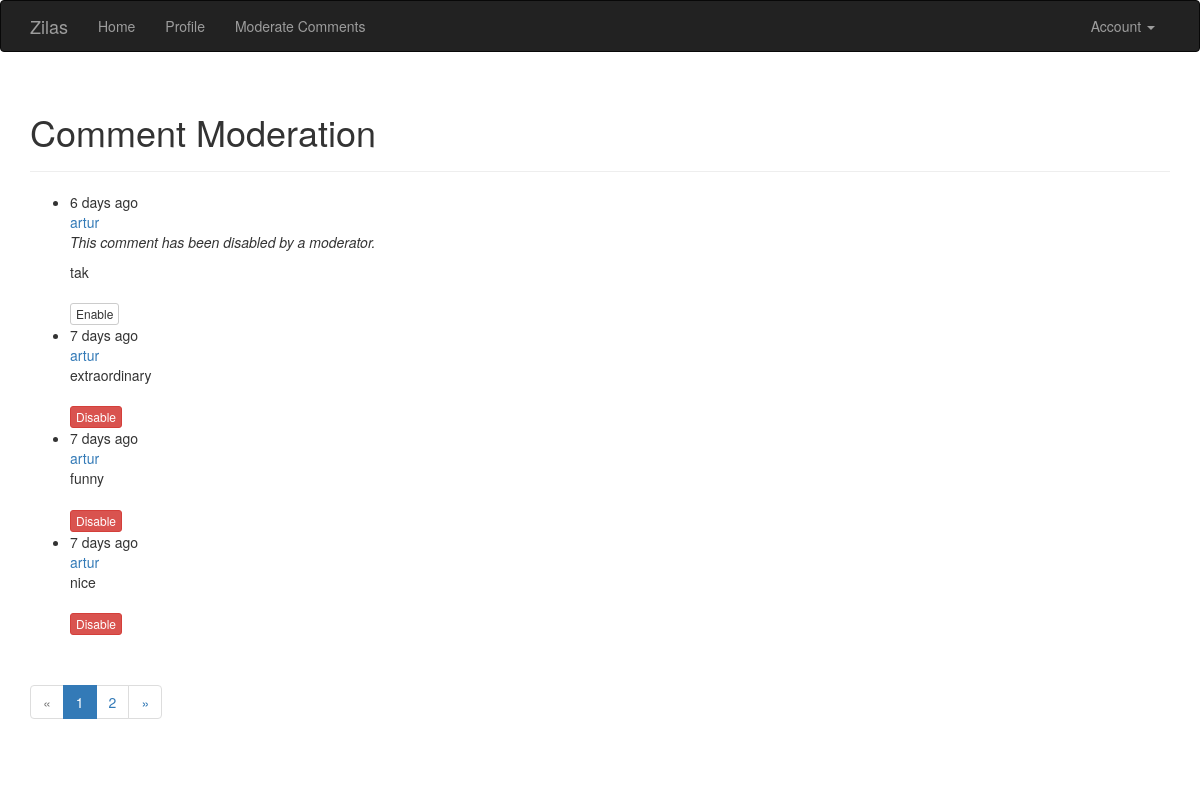
Screenshot of /moderate (signed in) with the database file from the repository.
### app/models/models.py (models this page shows, shortened)
class Comment(db.Model):
    __tablename__ = 'comments'
    id = db.Column(db.Integer, primary_key=True)
    body = db.Column(db.Text)
    body_html = db.Column(db.Text)
    timestamp = db.Column(db.DateTime, index=True, default=datetime.datetime.utcnow)
    disabled = db.Column(db.Boolean)
    author_id = db.Column(db.Integer, db.ForeignKey('users.id'))
    post_id = db.Column(db.Integer, db.ForeignKey('posts.id'))

class User(UserMixin, db.Model):
    __tablename__ = 'users'
    id = db.Column(db.Integer, primary_key=True)
    email = db.Column(db.String(64), unique=True, index=True)
    username = db.Column(db.String(64), unique=True, index=True)
    role_id = db.Column(db.Integer, db.ForeignKey('roles.id'))
    password_hash = db.Column(db.String(128))
    confirmed = db.Column(db.Boolean, default=False)
    name = db.Column(db.String(64))
    location = db.Column(db.String(64))
    about_me = db.Column(db.Text())
    member_since = db.Column(db.DateTime(), default=datetime.datetime.utcnow)
    last_seen = db.Column(db.DateTime(), default=datetime.datetime.utcnow)
    posts = db.relationship('Post', backref='author', lazy='dynamic')
    followed = db.relationship('Follow', foreign_keys=[Follow.follower_id],
                               backref=db.backref('follower', lazy='joined'), lazy='dynamic',
                               cascade='all, delete-orphan')
    followers = db.relationship('Follow', foreign_keys=[Follow.followed_id],
                                backref=db.backref('followed', lazy='joined'), lazy='dynamic',
                                cascade='all, delete-orphan')
    comments = db.relationship('Comment', backref='author', lazy='dynamic')
    def ping(self):
        self.last_seen = datetime.datetime.utcnow()
        db.session.add(self)
        db.session.commit()
    def can(self, perm):
        return self.role is not None and self.role.has_permission(perm)
    @property
    def password(self):
        raise AttributeError('Cannot read password attribute')

### app/main/views.py (the view)
@main.route('/moderate')
@login_required
@permission_required(Permission.MODERATE)
def moderate():
    page = request.args.get('page', 1, type=int)
    pagination = Comment.query.order_by(Comment.timestamp.desc()).paginate(
        page, per_page=current_app.config['COMMENTS_PER_PAGE'], error_out=False)
    comments = pagination.items
    return render_template('moderate.html', comments=comments, pagination=pagination, page=page)

### app/auth/views.py (called while the page is built)
@auth.before_app_request
def before_request():
    if current_user.is_authenticated:
        current_user.ping()
        if not current_user.confirmed \
                and request.blueprint != 'auth' and request.endpoint != 'static':
            return redirect(url_for('auth.unconfirmed'))

### app/main/__init__.py (called while the page is built)
@main.app_context_processor
def inject_permission():
    return dict(Permission=Permission)

### app/models/models.py (called while the page is built)
@login_manager.user_loader
def load_user(user_id):
    return User.query.get(int(user_id))

    def has_permission(self, perm):
        return self.permission & perm == perm

### app/templates/moderate.html (shortened to what this page needs)
{% extends "base.html" %}
{% import "_macros.html" as macros %}
{% block page_content %}
<div class="page-header">
    <h1>Comment Moderation</h1>
</div>
{% set moderate = True %}
{% include '_comments.html' %}
{% if pagination %}
<div class="pagination">
    {{ macros.pagination_widget(pagination, '.moderate') }}
</div>
{% endif %}
{% endblock %}

### app/templates/_comments.html (shortened to what this page needs)
<ul class="comments">
    {% for comment in comments %}
    <li class="comment">
        <div class="comment-content">
            <div class="comment-date">{{ moment(comment.timestamp).fromNow() }}</div>
            <div class="comment-author"><a href="{{ url_for('.user', username=comment.author.username) }}">{{ comment.author.username }}</a></div>
            <div class="comment-body">
                {% if comment.disabled %}
                <p><i>This comment has been disabled by a moderator.</i></p>
                {% endif %}
                {% if moderate or not comment.disabled %}
                    {% if comment.body_html %}
                        {{ comment.body_html | safe }}
                    {% else %}
                        {{ comment.body }}
                    {% endif %}
                {% endif %}
            </div>
            {% if moderate %}
                <br>
                {% if comment.disabled %}
                <a class="btn btn-default btn-xs" href="{{ url_for('.moderate_enable', id=comment.id, page=page) }}">Enable</a>
                {% else %}
                <a class="btn btn-danger btn-xs" href="{{ url_for('.moderate_disable', id=comment.id, page=page) }}">Disable</a>
                {% endif %}
            {% endif %}
        </div>
    </li>
    {% endfor %}
</ul>

### rows the page displays
Comment: timestamp "6 days ago", author.username "artur", shows "This comment has been disabled by a moderator.", body_html "tak"
Comment: timestamp "7 days ago", author.username "artur", body_html "extraordinary"
Comment: timestamp "7 days ago", author.username "artur", body_html "funny"
Comment: timestamp "7 days ago", author.username "artur", body_html "nice"

### other values shown
{{ p }} "1"
{{ p }} "2"
